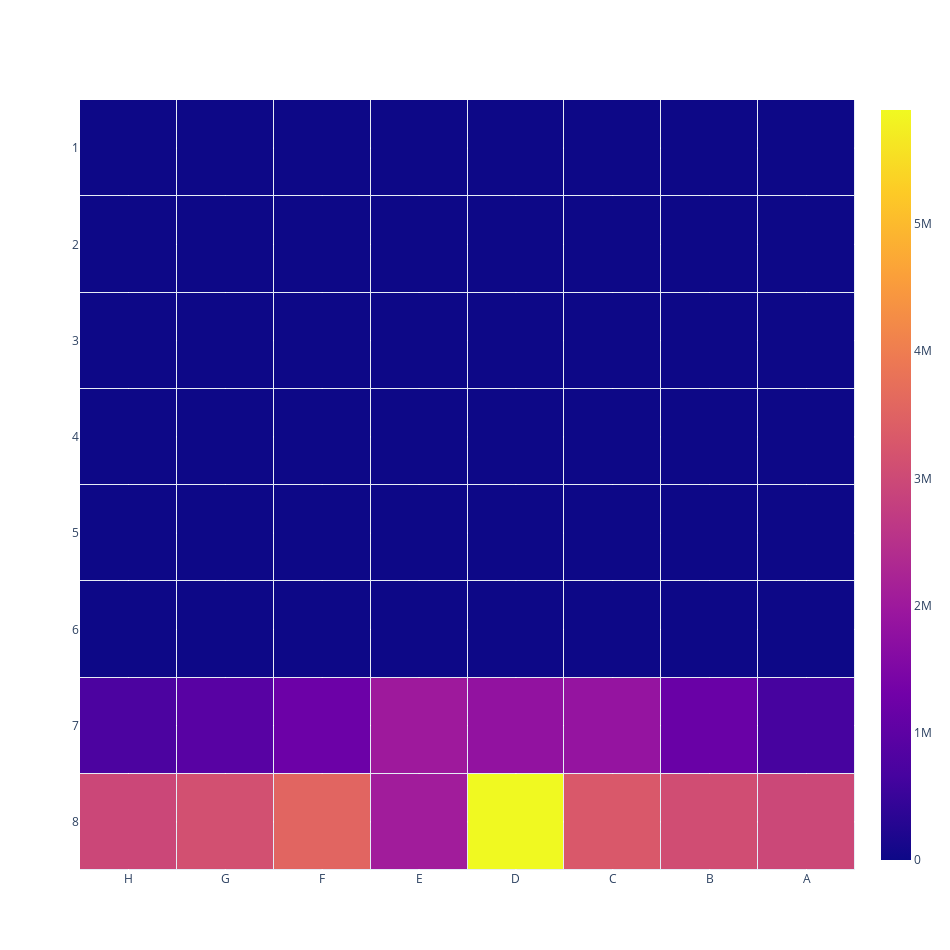

Notebook code cell kept with this figure:
### Code cell
fig = go.Figure(data=go.Heatmap(
        z=hm_data, x = x, y = y))

fig.update_traces(ygap=1, xgap=1)
fig.update_layout(width = 950, height = 950)
fig.show()

### Figure 1 — Plotly figure (JSON) as saved in the notebook; plotly's stock layout.template omitted (floating-point values rounded to 4 significant figures)
{"data": [{"type": "heatmap", "x": ["H", "G", "F", "E", "D", "C", "B", "A"], "xgap": 1, "y": ["8", "7", "6", "5", "4", "3", "2", "1"], "ygap": 1, "z": [[2957258, 3140843, 3553436, 2058253, 5896866, 3295119, 3072788, 2969345], [750575, 926304, 1218487, 2011672, 1802201, 1862635, 1177573, 673187], [0, 0, 0, 0, 0, 0, 0, 0], [0, 0, 0, 0, 0, 0, 0, 0], [0, 0, 0, 0, 0, 0, 0, 0], [0, 0, 0, 0, 0, 0, 0, 0], [0, 0, 0, 0, 0, 0, 0, 0], [0, 0, 0, 0, 0, 0, 0, 0]]}], "layout": {"height": 950, "width": 950}}
